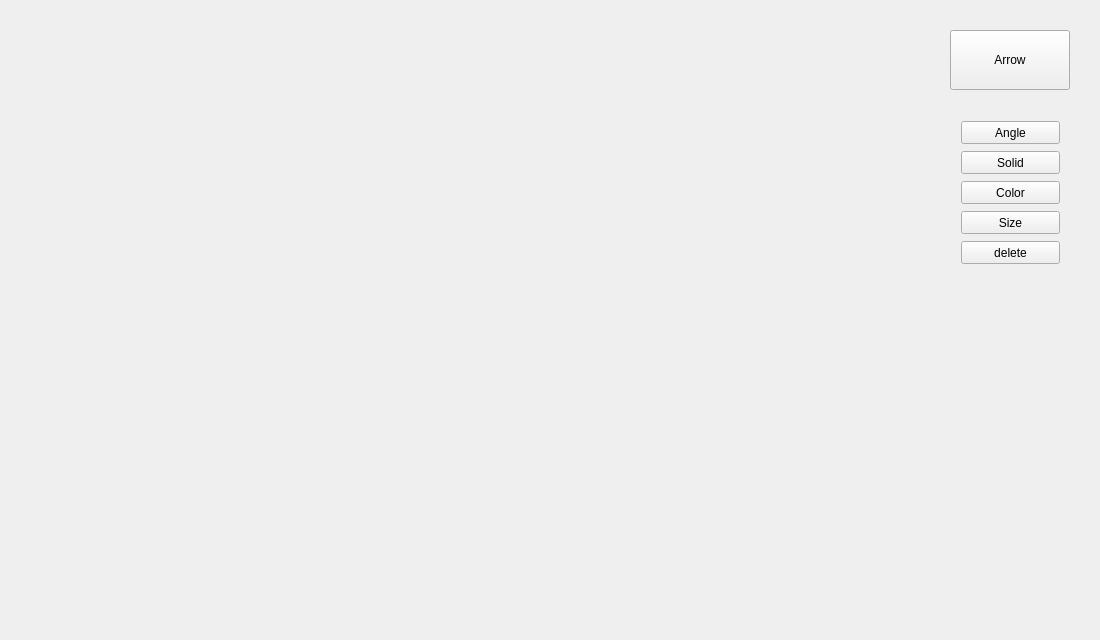
<?xml version="1.0" encoding="UTF-8"?>
<ui version="4.0">
 <class>AnnotationClass</class>
 <widget class="QMainWindow" name="AnnotationClass">
  <property name="geometry">
   <rect>
    <x>0</x>
    <y>0</y>
    <width>1100</width>
    <height>640</height>
   </rect>
  </property>
  <property name="minimumSize">
   <size>
    <width>1100</width>
    <height>640</height>
   </size>
  </property>
  <property name="maximumSize">
   <size>
    <width>1100</width>
    <height>640</height>
   </size>
  </property>
  <property name="font">
   <font>
    <pointsize>9</pointsize>
   </font>
  </property>
  <property name="windowTitle">
   <string>Annotation</string>
  </property>
  <widget class="QWidget" name="centralWidget">
   <property name="enabled">
    <bool>true</bool>
   </property>
   <widget class="QPushButton" name="btnArrow">
    <property name="geometry">
     <rect>
      <x>950</x>
      <y>30</y>
      <width>120</width>
      <height>60</height>
     </rect>
    </property>
    <property name="text">
     <string>Arrow</string>
    </property>
   </widget>
   <widget class="QWidget" name="verticalLayoutWidget">
    <property name="geometry">
     <rect>
      <x>950</x>
      <y>110</y>
      <width>121</width>
      <height>165</height>
     </rect>
    </property>
    <layout class="QVBoxLayout" name="verticalLayout">
     <item>
      <widget class="QPushButton" name="btnArrowAngle">
       <property name="minimumSize">
        <size>
         <width>0</width>
         <height>23</height>
        </size>
       </property>
       <property name="text">
        <string>Angle</string>
       </property>
      </widget>
     </item>
     <item>
      <spacer name="verticalSpacer">
       <property name="orientation">
        <enum>Qt::Vertical</enum>
       </property>
       <property name="sizeHint" stdset="0">
        <size>
         <width>20</width>
         <height>40</height>
        </size>
       </property>
      </spacer>
     </item>
     <item>
      <widget class="QPushButton" name="btnArrowSolid">
       <property name="minimumSize">
        <size>
         <width>0</width>
         <height>23</height>
        </size>
       </property>
       <property name="text">
        <string>Solid</string>
       </property>
      </widget>
     </item>
     <item>
      <spacer name="verticalSpacer_2">
       <property name="orientation">
        <enum>Qt::Vertical</enum>
       </property>
       <property name="sizeHint" stdset="0">
        <size>
         <width>20</width>
         <height>40</height>
        </size>
       </property>
      </spacer>
     </item>
     <item>
      <widget class="QPushButton" name="btnArrowColor">
       <property name="minimumSize">
        <size>
         <width>0</width>
         <height>23</height>
        </size>
       </property>
       <property name="text">
        <string>Color</string>
       </property>
      </widget>
     </item>
     <item>
      <spacer name="verticalSpacer_3">
       <property name="orientation">
        <enum>Qt::Vertical</enum>
       </property>
       <property name="sizeHint" stdset="0">
        <size>
         <width>20</width>
         <height>40</height>
        </size>
       </property>
      </spacer>
     </item>
     <item>
      <widget class="QPushButton" name="btnArrowSize">
       <property name="minimumSize">
        <size>
         <width>0</width>
         <height>23</height>
        </size>
       </property>
       <property name="text">
        <string>Size</string>
       </property>
      </widget>
     </item>
     <item>
      <spacer name="verticalSpacer_4">
       <property name="orientation">
        <enum>Qt::Vertical</enum>
       </property>
       <property name="sizeHint" stdset="0">
        <size>
         <width>20</width>
         <height>40</height>
        </size>
       </property>
      </spacer>
     </item>
     <item>
      <widget class="QPushButton" name="btnArrowDelete">
       <property name="minimumSize">
        <size>
         <width>0</width>
         <height>23</height>
        </size>
       </property>
       <property name="text">
        <string>delete</string>
       </property>
      </widget>
     </item>
    </layout>
   </widget>
  </widget>
 </widget>
 <layoutdefault spacing="6" margin="11"/>
 <resources>
  <include location="Annotation.qrc"/>
 </resources>
 <connections/>
</ui>
